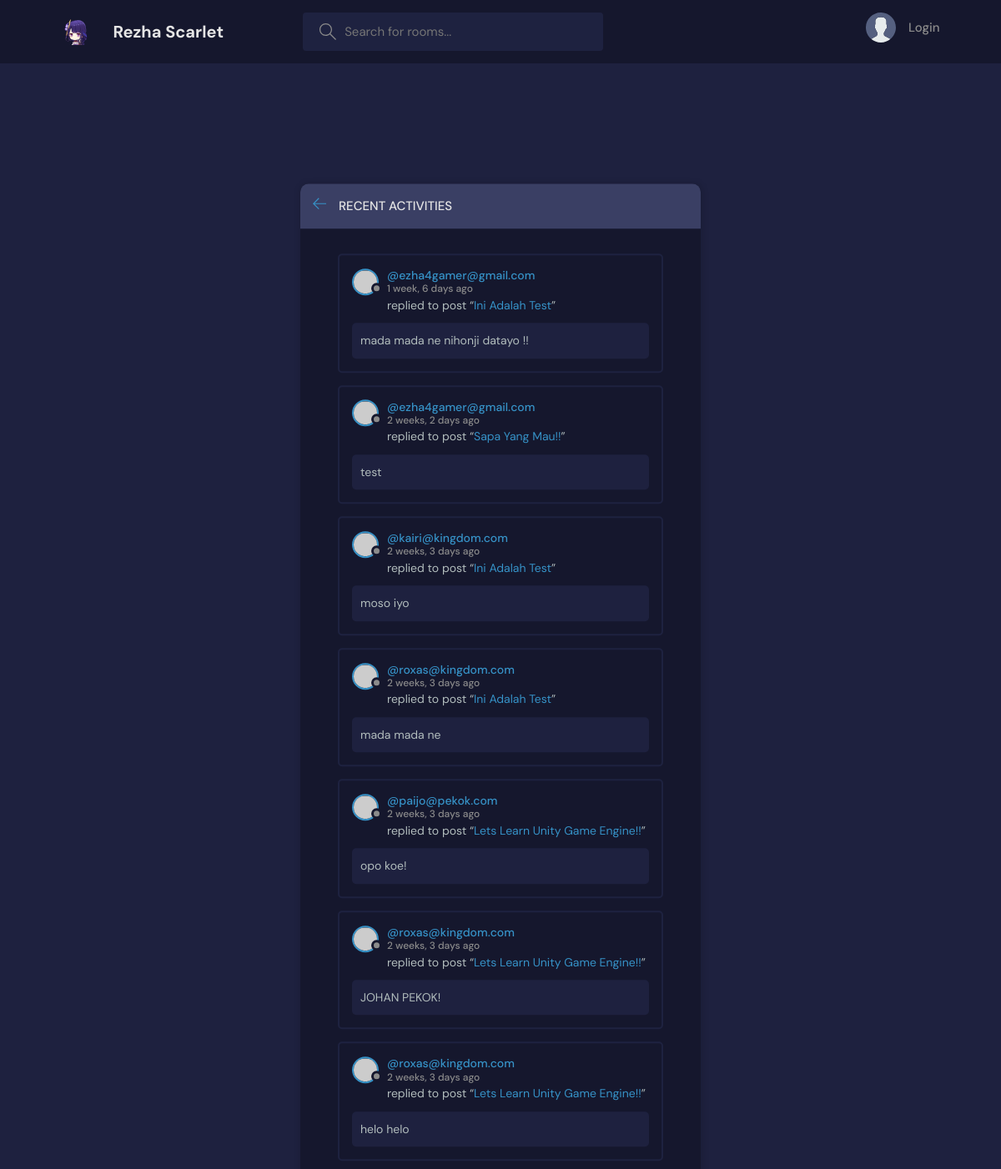
The page /activity/ on the database its author committed.
### base/models.py (models this page shows, shortened)
class Message(models.Model):
    user = models.ForeignKey(User, on_delete=models.CASCADE)
    room = models.ForeignKey(Room, on_delete=models.CASCADE)
    body = models.TextField()
    updated = models.DateTimeField(auto_now=True)
    created = models.DateTimeField(auto_now_add=True)
    class Meta:
        ordering = ['-updated', '-created']

class User(AbstractUser):
    name = models.CharField(max_length=200, null=True)
    email = models.EmailField(unique=True, null=True)
    bio = models.TextField(null=True)
    avatar = models.ImageField(null=True, default="avatars/default_avatar.svg", upload_to=user_directory_path)
    upload = models.FileField(null=True, upload_to=user_directory_path)
    objects = CustomUserManager()  # Specify custom manager
    USERNAME_FIELD = 'email'
    REQUIRED_FIELDS = []

class Room(models.Model):
    host = models.ForeignKey(User, on_delete=models.SET_NULL, null=True)
    topic = models.ForeignKey(Topic, on_delete=models.SET_NULL, null=True)
    name = models.CharField(max_length=200)
    description = models.TextField(null=True, blank=True)
    participants = models.ManyToManyField(User, related_name='participants', blank=True)
    updated = models.DateTimeField(auto_now=True)
    created = models.DateTimeField(auto_now_add=True)
    class Meta:
        ordering = ['-updated', '-created']
    def __str__(self):
        return self.name

### base/views.py (the view)
# urls.py: path("activity/", views.activityPage, name="activity"),
def activityPage(request):
    room_messages = Message.objects.all()
    ctx = {'room_messages': room_messages}
    return render(request, 'base/activity.html', ctx)

### base/templates/base/activity.html (shortened to what this page needs)
{% extends 'main.html' %}
{% block content %}
<main class="layout">
  <div class="container">
    <div class="layout__box">
      <div class="layout__boxHeader">
        <div class="layout__boxTitle">
          <a href="{% url 'home' %}">
            <svg version="1.1" xmlns="http://www.w3.org/2000/svg" width="32" height="32" viewBox="0 0 32 32">
              <title>arrow-left</title>
              <path
                d="M13.723 2.286l-13.723 13.714 13.719 13.714 1.616-1.611-10.96-10.96h27.625v-2.286h-27.625l10.965-10.965-1.616-1.607z">
              </path>
            </svg>
          </a>
          <h3>Recent Activities</h3>
        </div>
      </div>
      <div class="activities-page layout__body">
        {% for message in room_messages %}
        <div class="activities__box">
          <div class="activities__boxHeader roomListRoom__header">
            <a href="{% url 'user-profile' message.user.username %}" class="roomListRoom__author">
              <div class="avatar avatar--small">
                <img src="https://randomuser.me/api/portraits/women/11.jpg" />
              </div>
              <p>
                @{{message.user}}
                <span>{{message.created|timesince}} ago</span>
              </p>
            </a>
          </div>
          <div class="activities__boxContent">
            <p>replied to post “<a href="{% url 'room' message.room.id %}">{{message.room}}</a>”</p>
            <div class="activities__boxRoomContent">
              {{message.body}}
            </div>
          </div>
        </div>
        {% endfor %}
      </div>
    </div>
  </div>
</main>
{% endblock content %}

### static/styles/style.css (style rules this page uses)
:root { --color-main: #3692c7; --color-main-light: #5994b7; --color-dark: #15172d; --color-dark-medium: #1e2240; --color-dark-light: #3a3f64; --color-light: #e5e5e5; --color-gray: #8b8b8b; --color-light-gray: #b2bdbd; --color-bg: #1e213f; --color-success: #37ad75; --color-error: #e85a5a; }
* { font-family: "DM Sans", -apple-system, BlinkMacSystemFont, "Segoe UI", Roboto, Oxygen, Ubuntu, Cantarell, "Open Sans", "Helvetica Neue", sans-serif; margin: 0; padding: 0; box-sizing: border-box; text-rendering: optimizeLegibility; font-size: inherit; }
html { font-size: 56.25%; }
@media only screen and (min-width: 1200px) { html { font-size: 62.5%; } }
body { line-height: 1.6; font-weight: 400; font-size: 1.5rem; color: var(--color-light-gray); background-color: var(--color-bg); min-height: 100vh; }
img { width: 100%; }
a { display: inline-block; color: var(--color-main); text-decoration: none; }
.container { max-width: 120rem; width: 90%; margin: auto; }
.avatar { position: relative; display: inline-block; border-radius: 50%; border: 2px solid var(--color-main); }
.avatar img { display: block; border-radius: 50%; object-fit: cover; object-position: center; }
.avatar::after { content: ""; display: block; position: absolute; background-color: var(--color-gray); z-index: 111; border-radius: 50%; border: 0.3rem solid var(--color-dark); }
.avatar.avatar--small img { width: 2.8rem; height: 2.8rem; }
.avatar.avatar--small:after { width: 0.7rem; height: 0.7rem; bottom: 0px; right: -6px; }
.layout { margin-top: 2.4rem; }
.layout > .container { display: flex; justify-content: space-between; align-items: flex-start; }
.layout__box { width: 90%; max-width: 48rem; min-height: 40rem; position: absolute; top: 50%; left: 50%; transform: translate(-50%, -40%); background-color: var(--color-dark); border-radius: 1rem; box-shadow: 1px 1px 6px 3px rgba(0, 0, 0, 0.1); overflow: hidden; }
.layout__boxHeader { display: flex; padding: 1.5rem; background-color: var(--color-dark-light); }
.layout__boxTitle { display: flex; gap: 1.5rem; align-items: center; }
.layout__boxTitle h3 { text-transform: uppercase; font-weight: 500; color: var(--color-light); }
.layout__boxTitle svg { width: 1.6rem; height: 1.6rem; fill: var(--color-main); }
.layout__body { margin: 3rem; }
.roomListRoom__header { display: flex; justify-content: space-between; align-items: center; }
.roomListRoom__author { font-weight: 500; display: flex; align-items: center; gap: 1rem; }
.activities__box { margin: 1.5rem; padding: 1.5rem; border: 2px solid var(--color-dark-medium); border-radius: 5px; }
.activities__boxHeader p { font-size: 1.4rem; line-height: 1.3; }
.activities__boxHeader p span { color: var(--color-gray); font-size: 1.2rem; display: block; }
.activities__boxContent { margin-left: 4.2rem; }
.activities__boxContent { font-size: 1.4rem; }
.activities__boxRoomContent { background: var(--color-bg); padding: 1rem; border-radius: 5px; margin-top: 1rem; margin-left: -4.2rem; }

### rows shown on the page
Message: user "ezha4gamer@gmail.com", created "1 week, 6 days", room "Ini Adalah Test", body "mada mada ne nihonji datayo !!"
Message: user "ezha4gamer@gmail.com", created "2 weeks, 2 days", room "Sapa Yang Mau!!", body "test"
Message: user "kairi@kingdom.com", created "2 weeks, 3 days", room "Ini Adalah Test", body "moso iyo"
Message: user "roxas@kingdom.com", created "2 weeks, 3 days", room "Ini Adalah Test", body "mada mada ne"
Message: user "paijo@pekok.com", created "2 weeks, 3 days", room "Lets Learn Unity Game Engine!!", body "opo koe!"
Message: user "roxas@kingdom.com", created "2 weeks, 3 days", room "Lets Learn Unity Game Engine!!", body "JOHAN PEKOK!"
Message: user "roxas@kingdom.com", created "2 weeks, 3 days", room "Lets Learn Unity Game Engine!!", body "helo helo"
